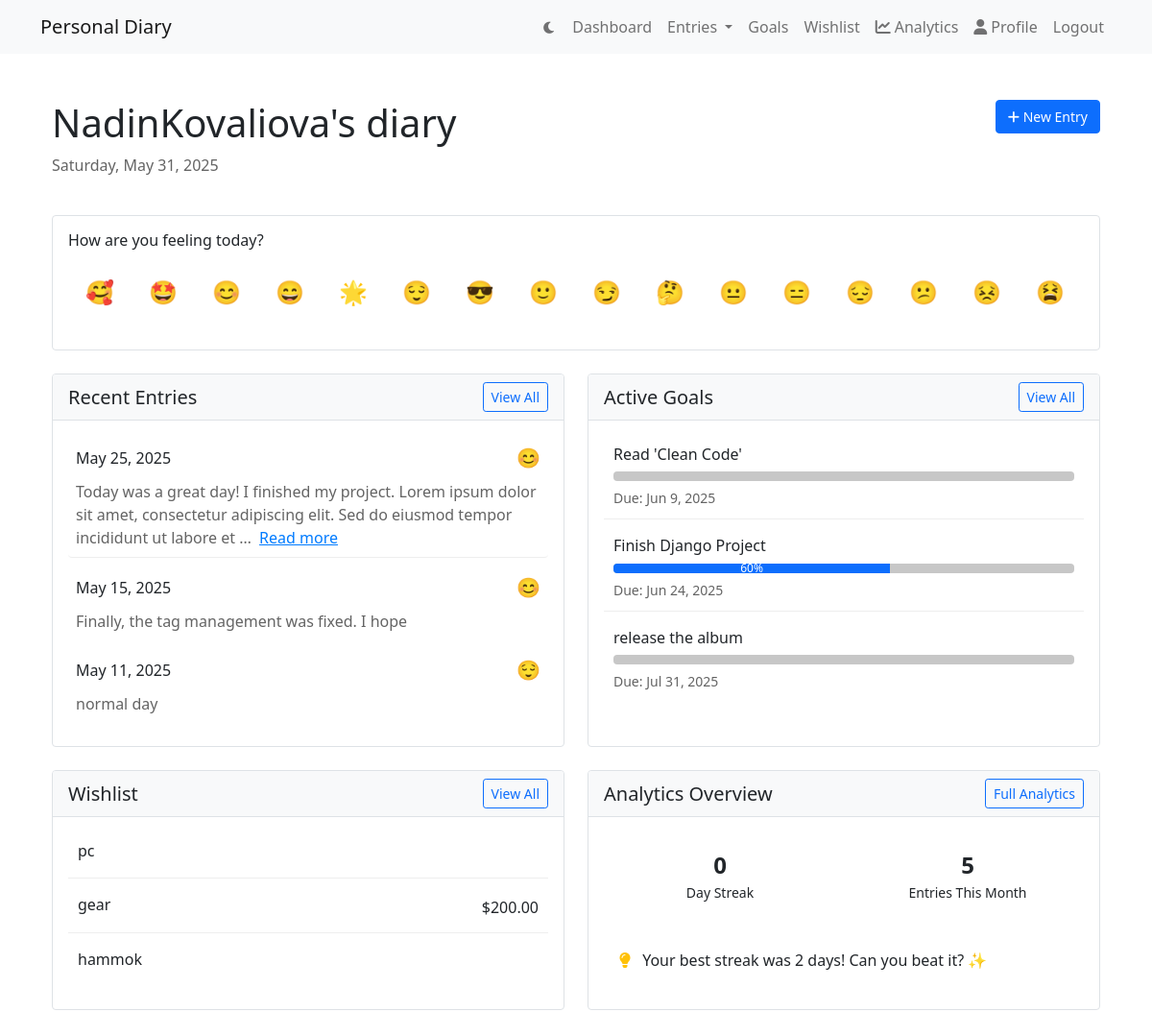
The app's page /dashboard/ (signed in), older data.
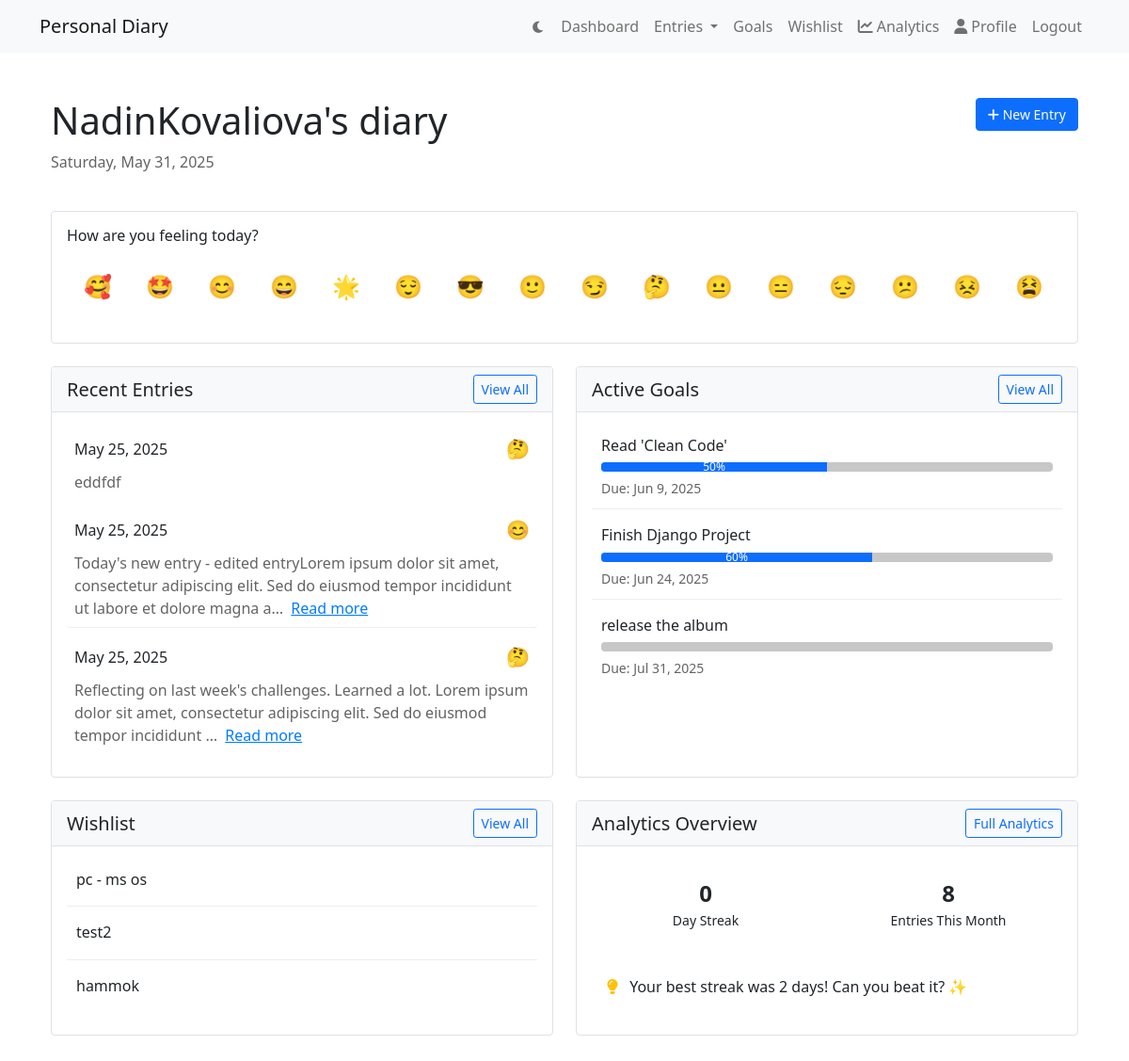
The same page, newer data.
### diary/models.py (models this page shows, shortened)
class DiaryEntry(models.Model):
    STATUS_CHOICES = [
        ('active', 'Active'),
        ('archived', 'Archived'),
        ('trash', 'Trash')
    ]
    user = models.ForeignKey(User, on_delete=models.CASCADE)
    content = models.TextField()
    emoji_of_day = models.CharField(max_length=50, blank=True)
    created_at = models.DateTimeField(auto_now_add=True)
    tags = models.ManyToManyField('Tag', blank=True)
    daily_mood = models.ForeignKey(
        DailyMood,
        on_delete=models.SET_NULL,
        null=True,
        blank=True,
        related_name='entries'
    )
    is_autosave = models.BooleanField(default=False)
    status = models.CharField(
        max_length=10,
        choices=STATUS_CHOICES,
        default='active'
    )
    deleted_at = models.DateTimeField(null=True, blank=True)

class Goal(models.Model):
    user = models.ForeignKey(User, on_delete=models.CASCADE)
    title = models.CharField(max_length=200)
    description = models.TextField(blank=True)
    deadline = models.DateField(null=True, blank=True)  # Make deadline optional
    progress = models.PositiveIntegerField(default=0)
    completed = models.BooleanField(default=False)
    subtasks = models.JSONField(default=list)
    created_at = models.DateTimeField(auto_now_add=True, null=True)
    order = models.IntegerField(default=0)
    class Meta:
        ordering = [
            'completed',
            models.F('deadline').asc(nulls_first=True),
            '-created_at'
        ]

class WishListItem(models.Model):
    user = models.ForeignKey(User, on_delete=models.CASCADE)
    title = models.CharField(max_length=200)
    description = models.TextField(blank=True)
    price = models.DecimalField(max_digits=10, decimal_places=2, null=True, blank=True)
    purchased = models.BooleanField(default=False)
    priority = models.IntegerField(default=0, null=True, blank=True)
    created_at = models.DateTimeField(auto_now_add=True, null=True)
    class Meta:
            ordering = [
                'purchased',
                models.F('priority').asc(nulls_first=True),  # Null priority first, then by priority
                '-created_at'
            ]

### diary/views.py (the view)
# urls.py: path('dashboard/', views.dashboard, name='dashboard'),
@login_required
def dashboard(request):
    today = timezone.now().date()
    today_mood = DailyMood.objects.filter(
        user=request.user,
        date=today
    ).first()
    entries = DiaryEntry.objects.filter(user=request.user, status='active')
    dates = sorted(entries.values_list('created_at__date', flat=True))
    current_streak, max_streak = calculate_streak(dates)
    latest_insight = None
    if current_streak >= 3:
        latest_insight = f"You're on a {current_streak}-day writing streak! 🔥"
    elif max_streak > current_streak:
        latest_insight = f"Your best streak was {max_streak} days! Can you beat it? ✨"
    elif entries.count() > 0:
        latest_insight = "Keep writing to build your streak! ✍️"
    context = {
        'recent_entries': entries.order_by('-created_at')[:3],
        'active_goals': Goal.objects.filter(user=request.user, completed=False).order_by('deadline')[:3],
        'wishlist_items': WishListItem.objects.filter(user=request.user, purchased=False).order_by('priority')[:3],
        'emoji_suggestions': ['🥰', '🤩', '😊', '😄', '🌟', '😌', '😎', '🙂', '😏',
                            '🤔', '😐', '😑', '😔', '😕', '😣', '😫', '😤', '😠', '😢', '😭'],
        'today_mood': today_mood,
        'dark_mode': request.user.profile.dark_mode,
        'current_streak': current_streak,
        'max_streak': max_streak,
        'entries_this_month': entries.filter(created_at__month=timezone.now().month).count(),
        'latest_insight': latest_insight,
        'now': timezone.now()
    }
    return render(request, 'diary/dashboard.html', context)

### diary/views.py (called while the page is built)
def calculate_streak(dates):
    if not dates:
        return 0, 0
    dates = sorted(dates)
    today = timezone.now().date()
    current_streak = 1
    max_streak = 1
    for i in range(1, len(dates)):
        date_diff = (dates[i] - dates[i-1]).days
        if date_diff == 1:
            current_streak += 1
            max_streak = max(max_streak, current_streak)
        elif date_diff > 1:
            current_streak = 1
    if dates[-1] != today:
        current_streak = 0
    return current_streak, max_streak

### diary/templates/diary/dashboard.html (shortened to what the changed rows need)
{% extends "diary/layout.html" %}
{% block content %}
<div class="container py-4">
    <div class="row mb-4">
        <div class="col">
            <h1>{{ user.username }}'s diary</h1>
        </div>
    </div>
    <div class="card mb-4">
        <div class="card-body">
            <div class="emoji-picker-container">
                <div class="d-flex gap-3 flex-wrap emoji-container">
                    {% for emoji in emoji_suggestions %}
                        <span class="emoji-option fs-4 {% if today_mood and emoji == today_mood.mood %}selected{% endif %}"
                              role="button"
                              data-emoji="{{ emoji }}">{{ emoji }}</span>
                    {% endfor %}
                </div>
            </div>
        </div>
    </div>
    <div class="row">
        <div class="col-md-6 mb-4">
            <div class="card h-100">
                <div class="card-body">
                    {% if recent_entries %}
                        {% for entry in recent_entries %}
                            <a href="{% url 'entry-detail' pk=entry.pk %}" class="text-decoration-none">
                                <div class="entry-preview mb-3" data-date="{{ entry.created_at|date:'Y-m-d' }}">
                                    <div class="d-flex justify-content-between align-items-center mb-2">
                                        <h6 class="mb-0">{{ entry.created_at|date:"F j, Y" }}</h6>
                                        {% if entry.emoji_of_day %}
                                            <span class="entry-emoji fs-5">{{ entry.emoji_of_day }}</span>
                                        {% endif %}
                                    </div>
                                    <div class="entry-content text-muted">
                                        {{ entry.content|striptags|truncatechars:150 }}
                                        {% if entry.content|length > 150 %}
                                            <a href="{% url 'entry-detail' pk=entry.pk %}" class="text-primary ms-1">Read more</a>
                                        {% endif %}
                                    </div>
                                </div>
                            </a>
                        {% endfor %}
                    {% else %}
                        <p class="text-center text-muted">No entries yet</p>
                    {% endif %}
                </div>
            </div>
        </div>
        <div class="col-md-6 mb-4">
            <div class="card h-100">
                <div class="card-body">
                    {% if active_goals %}
                        {% for goal in active_goals %}
                            <div class="goal-preview mb-3">
                                <h6>{{ goal.title }}</h6>
                                <div class="progress">
                                    <div class="progress-bar" role="progressbar"
                                         style="width: {{ goal.progress }}%"
                                         aria-valuenow="{{ goal.progress }}"
                                         aria-valuemin="0"
                                         aria-valuemax="100">
                                        {{ goal.progress }}%
                                    </div>
                                </div>
                                <small class="text-muted">Due: {{ goal.deadline|date:"M j, Y" }}</small>
                            </div>
                        {% endfor %}
                    {% else %}
                        <p class="text-center text-muted">No active goals</p>
                    {% endif %}
                </div>
            </div>
        </div>
    </div>
    <div class="row">
        <div class="col-md-6 mb-4">
            <div class="card h-100">
                <div class="card-body">
                    {% if wishlist_items %}
                        {% for item in wishlist_items %}
                            <div class="wishlist-item mb-3">
                                <div class="d-flex justify-content-between">
                                    <h6>{{ item.title }}</h6>
                                    {% if item.price %}
                                        <span>${{ item.price }}</span>
                                    {% endif %}
                                </div>
                            </div>
                        {% endfor %}
                    {% else %}
                        <p class="text-center text-muted">Your wishlist is empty</p>
                    {% endif %}
                </div>
            </div>
        </div>
        <div class="col-md-6 mb-4">
            <div class="card h-100">
                <div class="card-body">
                    <div class="row g-3">
                        <div class="col-6">
                            <div class="stat-mini">
                                <div class="stat-number">{{ entries_this_month }}</div>
                                <div class="stat-label">Entries This Month</div>
                            </div>
                        </div>
                    </div>
                </div>
            </div>
        </div>
    </div>
</div>
{% endblock %}

Row changes from the older to the newer data that the page shows:
no longer on this page (row edited): DiaryEntry: created_at "May 25, 2025", emoji_of_day "😊", content "Today was a great day! I finished my project. Lorem ipsum dolor sit amet, consectetur adipiscing elit. Sed do eiusmod tempor incididunt ut labore et …", shows "Read more"
no longer on this page (row unchanged): DiaryEntry: created_at "May 15, 2025", emoji_of_day "😊", content "Finally, the tag management was fixed. I hope"
no longer on this page (row unchanged): DiaryEntry: created_at "May 11, 2025", emoji_of_day "😌", content "normal day"
no longer on this page (row edited): WishListItem: title "gear", price "200.00"
added DiaryEntry: created_at "May 25, 2025", emoji_of_day "🤔", content "eddfdf"
added DiaryEntry: created_at "May 25, 2025", emoji_of_day "😊", content "Today's new entry - edited entryLorem ipsum dolor sit amet, consectetur adipiscing elit. Sed do eiusmod tempor incididunt ut labore et dolore magna a…", shows "Read more"
now on this page (row edited): DiaryEntry: created_at "May 25, 2025", emoji_of_day "🤔", content "Reflecting on last week's challenges. Learned a lot. Lorem ipsum dolor sit amet, consectetur adipiscing elit. Sed do eiusmod tempor incididunt …", shows "Read more"
changed Goal "Read 'Clean Code'": progress (not shown) → "50"
changed WishListItem (number 1 of 3 on the later page): title "pc" → "pc - ms os"
now on this page (row edited): WishListItem: title "test2"
Text that changed along with them:
{{ entries_this_month }}: "5" → "8"
